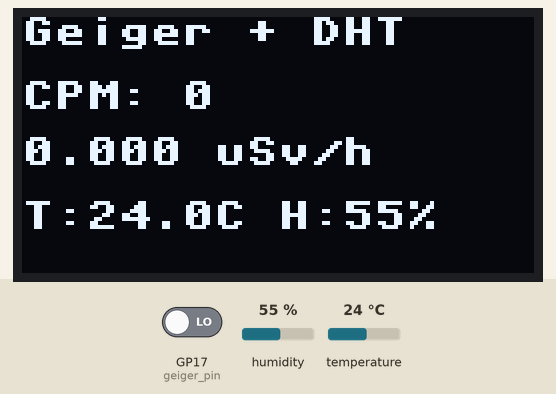
Simulated run of this program. Board: Raspberry Pi Pico running MicroPython. On the bench: 128×64 one-colour display. The test bench sets the inputs (shaded band); at power-on: GP17 (geiger_pin) LOW, humidity 55 %, temperature 24 °C. Library files of the repository ran but are not shown: ssd1306.py; what the program prints to the serial console is not drawn.

Above: at 60.1 s.

The program:

GEIGER+DHT+OLED.py
```python
# GEIGER+DHT11+OLED.py
# Geiger RadiationD-V1.1 (CAJOE) + DHT11 + SSD1306 OLED
#
from machine import Pin, I2C
import time
import dht
from ssd1306 import SSD1306_I2C
#
# --- OLED Setup (I2C1 auf GP14=SDA, GP15=SCL) ---
i2c = I2C(1, sda=Pin(14), scl=Pin(15), freq=400000)
oled = SSD1306_I2C(128, 64, i2c)
#
# --- DHT11 Setup (z. B. GP16) ---
dht_pin = Pin(16, Pin.IN, Pin.PULL_UP)
dht_sensor = dht.DHT22(dht_pin)  # oder DHT22 falls Du den hast
#
# --- Geiger Setup ---
# Geiger-Ausgang an GP17 (oder ändere auf GP16/GP17 wie Du brauchst)
# Achtung: wenn Geiger-Ausgang 5V ist -> Levelshifter verwenden!!!
geiger_pin_num = 17
geiger_pin = Pin(geiger_pin_num, Pin.IN, Pin.PULL_DOWN)
#
# Zählvariablen
count = 0
last_pulse_us = 0
#
# Entprell/Abstand in Mikrosekunden (z.B. 200 µs)
MIN_PULSE_SEPARATION_US = 200
#
def geiger_irq(pin):
    global count, last_pulse_us
    t = time.ticks_us()
    # Ignoriere sehr schnelle Folgepulse (Hardware-Rauschen)
    if time.ticks_diff(t, last_pulse_us) > MIN_PULSE_SEPARATION_US:
        count += 1
        last_pulse_us = t
#
# IRQ registrieren
geiger_pin.irq(trigger=Pin.IRQ_RISING, handler=geiger_irq)
#
# --- Umrechnungsfaktor CPM -> µSv/h (einstellbar) ---
# Default-Wert: 0.00812 (häufiger Referenzwert für einige Röhren; anpassen nach Röhrentyp)
CPM_TO_USV_PER_H = 0.00812
#
# Messperiode in Sekunden (60 => direkt CPM)
SAMPLE_SECONDS = 60
#
def display_results(pm_count_cpm, usvh, temp=None, hum=None):
    oled.fill(0)
    oled.text("Geiger + DHT", 0, 0)
    oled.text("CPM: {:d}".format(pm_count_cpm), 0, 16)
    oled.text("{:.3f} uSv/h".format(usvh), 0, 30)
    if temp is not None and hum is not None:
        oled.text("T:{:.1f}C H:{:.0f}%".format(temp, hum), 0, 46)
    oled.show()
#
# --- Hauptschleife ---
while True:
    # zurücksetzen und 60 s zählen
    count = 0
    t0 = time.ticks_ms()
    wait_until = t0 + SAMPLE_SECONDS*1000
    # während der Wartezeit kann IRQ weiter zählen
    while time.ticks_ms() < wait_until:
        time.sleep(0.2)  # kleine Sleep, IRQ läuft weiterhin
    cpm = int(count)  # Counts Per Minute (über SAMPLE_SECONDS==60 direkt CPM)
    # Falls SAMPLE_SECONDS != 60, hochrechnen:
    # cpm = int(count * (60.0 / SAMPLE_SECONDS))
    #
    # µSv/h berechnen
    usv_h = cpm * CPM_TO_USV_PER_H
    #
    # DHT auslesen (nicht-blockierend, mit Fehlerbehandlung)
    try:
        dht_sensor.measure()
        temperature = dht_sensor.temperature()
        humidity = dht_sensor.humidity()
    except Exception as e:
        temperature = None
        humidity = None

    # Auf OLED anzeigen
    display_results(cpm, usv_h, temperature, humidity)

    # Debugausgabe auf REPL
    print("CPM:", cpm, "uSv/h:", usv_h, "T:", temperature, "H:", humidity)
    # kurze Pause vor neuem Zyklus
    time.sleep(1)
```
